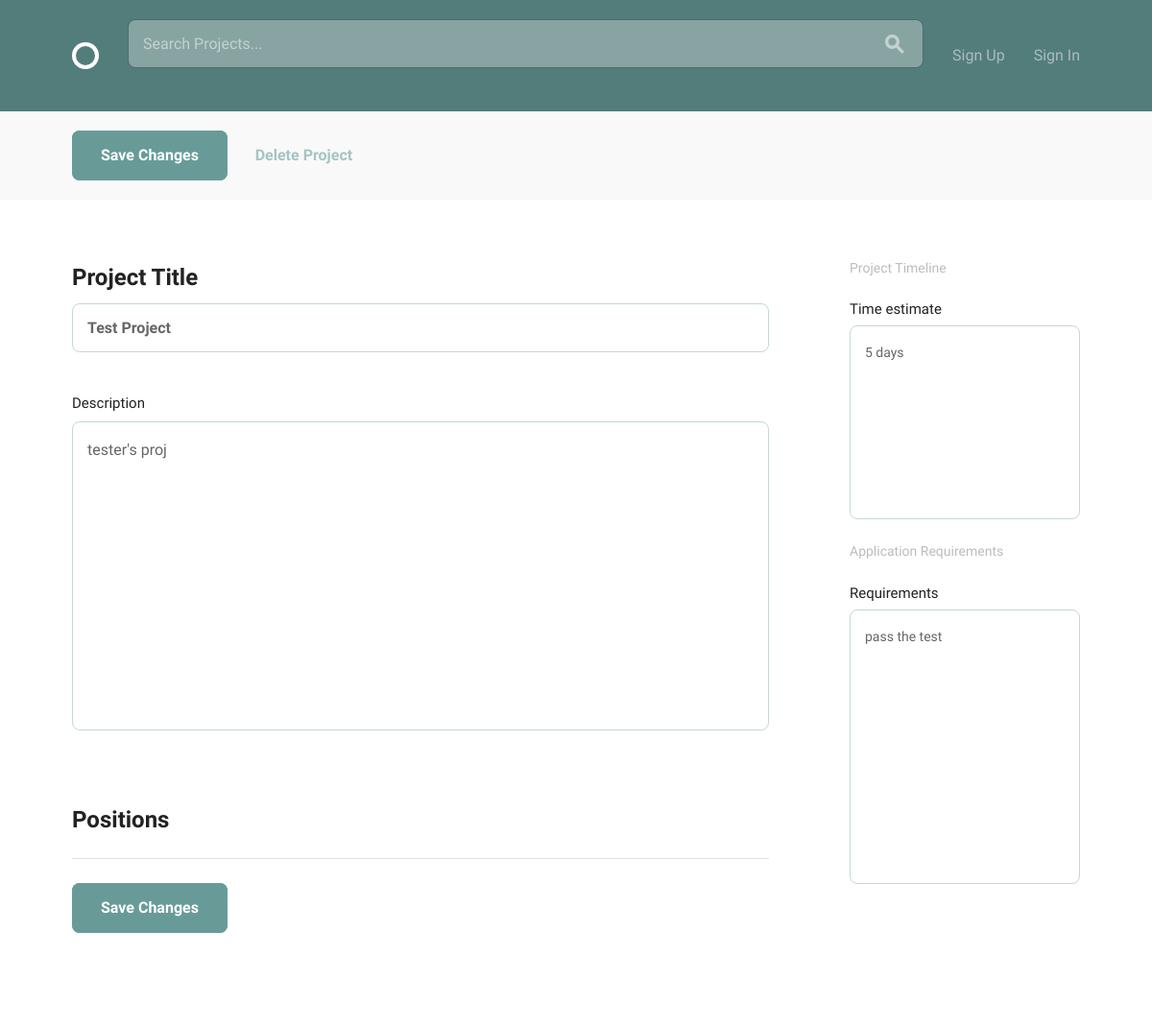
/projects/edit/18/, run on the app's committed database.
### projects/models.py (models this page shows, shortened)
class Projects(models.Model):
    owner = models.ForeignKey(User, related_name='project', on_delete=models.CASCADE, null=True)
    title = models.CharField(max_length=150, default='')
    description = models.TextField(default='')
    requirements = models.TextField(default='')
    time_estimate = models.TextField(default='')
    recruited = models.BooleanField(default=False)
    completed = models.BooleanField(default=False)

### projects/views.py (the view)
# urls.py: url(r'^edit/(?P<pk>\d+)/$', views.ProjectEditVIew.as_view(), name='project_edit'),
class ProjectEditVIew(LoginRequiredMixin, generic.UpdateView):
    model = models.Projects
    form_class = forms.ProjectForm
    template_name = 'projects/project_edit.html'
    success_url = reverse_lazy('home')
    def get_context_data(self, **kwargs):
        context = super().get_context_data(**kwargs)
        context['form'] = self.get_form()
        return context

### projects/forms.py
class ProjectForm(forms.ModelForm):
    title = forms.CharField(max_length=150,
                            label='Project Title'
                            )
    description = forms.CharField(widget=forms.Textarea(),
                                  min_length=5
                                  )
    requirements = forms.CharField(widget=forms.Textarea(),
                                   min_length=5
                                   )
    time_estimate = forms.CharField(
        widget=forms.Textarea(
        attrs={'placeholder': 'Time estimate', 'class': 'circle--textarea--input'}
        ),
        required=False,
    )
    class Meta:
        model = models.Projects
        fields = [
            'title',
            'description',
            'requirements',
            'time_estimate'
        ]

### projects/templates/projects/project_edit.html (shortened to what this page needs)
{% extends 'registration/registration_base.html' %}
{% load bootstrap3 %}
{% block content %}
<form method="POST" enctype="multipart/form-data">
  <div class="circle--actions--bar">
    <div class="bounds">
      <div class="grid-100">
        <button class="button button-primary icon-on-left" type="submit" id="form-submit">Save Changes</button>
        <a class="button button-text" href="{% url 'projects:delete' pk=projects.pk %}">Delete Project</a>
      </div>
    </div>
  </div>
  <div class="bounds circle--page circle--article">
    <div class="grid-70">
      <div class="circle--article--body">
        <h2>{% bootstrap_field form.title %}</h2>
        <p>{% bootstrap_field form.description %}</p>
      </div>
        <div class="circle--project--positions">
        <h2>Positions</h2>
        <ul class="circle--group--list circle--clone--list">
        </ul>
        </div>
        <button class="button button-primary icon-on-left" type="submit" id="form-submit">Save Changes</button>
    </div>
    <div class="grid-25 grid-push-5">
      <div class="circle--secondary--module">
        <h3>Project Timeline</h3>
        {% bootstrap_field form.time_estimate %}
      <div class="circle--secondary--module">
        <h3>Application Requirements</h3>
        {% bootstrap_field form.requirements %}
      </div>
    </div>
  </div>
  </div>
 </form>
{% endblock %}
{% block javascript %}
    {% load static from staticfiles %}
{% endblock %}

### data on the page
Projects: title "Test Project", description "tester's proj", time_estimate "5 days", requirements "pass the test"
